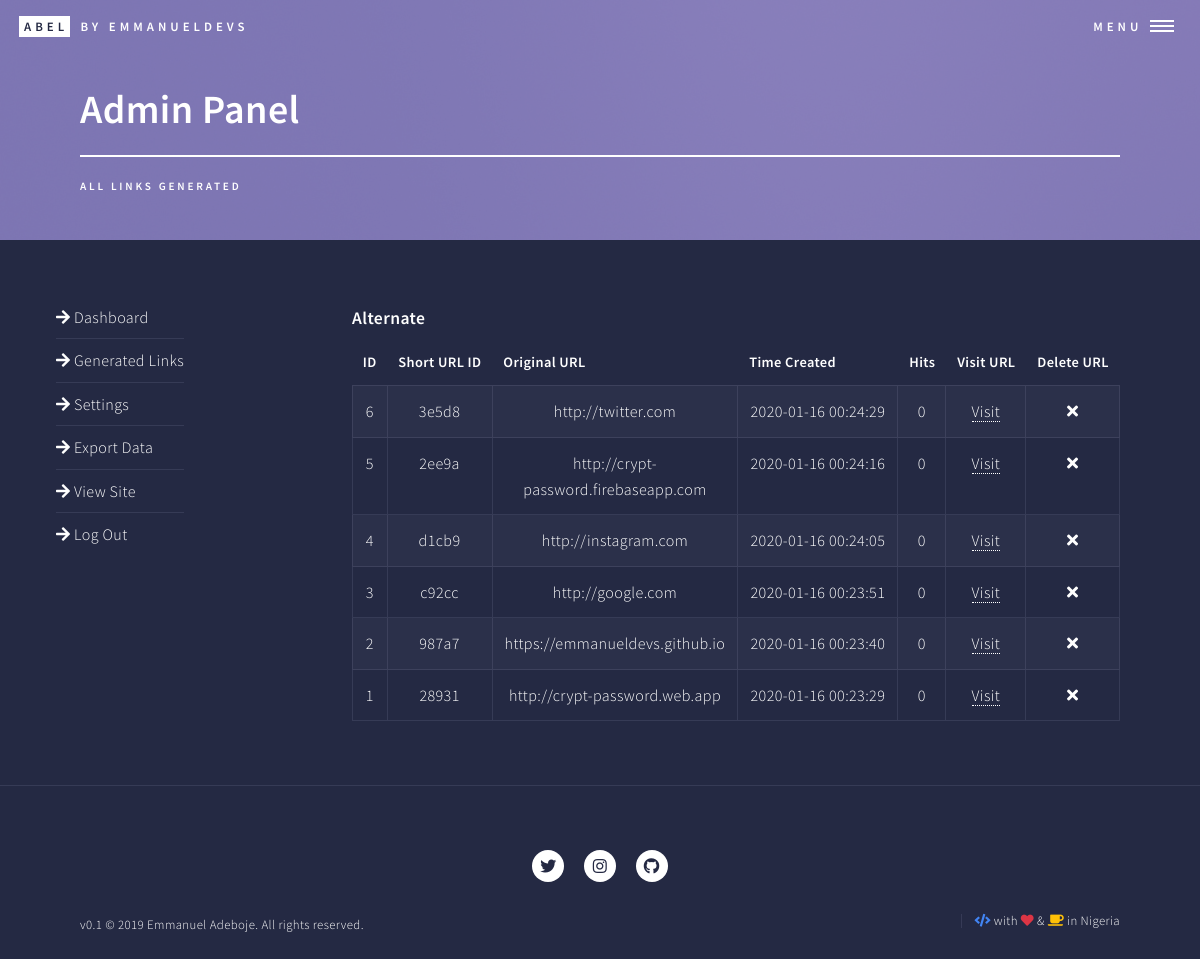
The page /admin/links.php on the database its author committed.
### tables this page shows
CREATE TABLE `sm_shorturl` (
  `id` int(11) NOT NULL,
  `short` varchar(20) NOT NULL,
  `url` varchar(255) NOT NULL,
  `created_at` timestamp NOT NULL DEFAULT CURRENT_TIMESTAMP,
  `clicks` int(11) NOT NULL DEFAULT '0'
);

### includes/config.php (called while the page is built, shortened)
<?php
$footer = "&copy 2019 Emmanuel Adeboje. All rights reserved.";
$adminstatslimit = "300";
$version = "v0.1";
?>

### admin/links.php (the view, shortened to what this page needs)
<?php
include_once '../includes/db.php';
include_once '../includes/config.php';
?>
<!DOCTYPE HTML>
<html>
	<head>
		<link rel="stylesheet" href="../assets/css/main.css" />
	</head>
	<body class="is-preload">
			<div id="wrapper">
					<header id="header" class="alt">
						<a href="../" class="logo"><strong>Abel</strong> <span>by Emmanueldevs</span></a>
						<nav>
							<a href="#menu">Menu</a>
						</nav>
					</header>
				<section id="banner" class="style2" style="height: 15em!important;max-height: 15em;min-height: 14em;">
					<div class="inner">
						<header class="major">
                            <h1>Admin Panel</h1>
                            <p>All Links Generated</p>
						</header>
					</div>
				</section>
					<div id="main" class="alt">
						<section id="one">
							<div class="inner">
								<div class="row gtr-200">
									<div class="col-3 col-12-medium">
										<div class="row">
											<?php include ('includes/sidebar.php'); ?>
										</div>
									</div>
									<div class="col-9 col-12-medium">
										<h4>Alternate</h4>
                                        <div class="table-wrapper">
                                            <table class="alt">
                                                <thead>
                                                    <tr>
                                                    <th>ID</th>
                                                    <th>Short URL ID</th>
                                                    <th width='30'>Original URL</th>
                                                    <th>Time Created</th>
                                                    <th>Hits</th>
                                                    <th>Visit URL</th>
                                                    <th>Delete URL</th>
                                                    </tr>
                                                </thead>
                                                <tbody>
                                                <?php
                                                    $result = mysqli_query($conDB, "SELECT * FROM sm_shorturl ORDER BY id DESC LIMIT $adminstatslimit");
                                                    while($test = mysqli_fetch_array($result)){
                                                        $id = $test['id'];
                                                        $short = $test['short'];
                                                        echo "<tr align='center'>";
                                                        echo"<td>" .$test['id']."</td>";
                                                        echo"<td>" .$test['short']."</td>";
                                                        echo"<td width='30'>". $test['url']. "</td>";
                                                        echo"<td>". $test['created_at']. "</td>";
                                                        echo"<td>". $test['clicks']. "</td>";
                                                        echo"<td> <a href ='../view.php?id=$short' target='_blank'>Visit</a>";
                                                        echo"<td> <a href ='del.php?id=$id'><center><i class='fa fa-times'></i></center></a>";
                                                        echo "</tr>";
                                                    }
                                                ?>
                                                </tbody>
                                            </table>
                                        </div>
									</div>
								</div>
							</div>
						</section>
					</div>
				<?php include ('../templates/footer_tpl.php');?>
			</div>
	</body>
</html>

### admin/includes/sidebar.php
                                 <ul class="alt">
                                     <li><a href="./" class="b-b-none"><i class="fa fa-arrow-right"></i> Dashboard</a></li>
                                     <li><a href="links.php" class="b-b-none"><i class="fa fa-arrow-right"></i> Generated Links</a></li>
	<li><a href="settings.php" class="b-b-none"><i class="fa fa-arrow-right"></i> Settings</a></li>
	<li><a href="export.php" class="b-b-none"><i class="fa fa-arrow-right"></i> Export Data</a></li>
	<li><a href="../" target="_blank" class="b-b-none"><i class="fa fa-arrow-right"></i> View Site</a></li>
	<li><a href="logout.php" class="b-b-none"><i class="fa fa-arrow-right"></i> Log Out</a></li>
</ul>

### templates/footer_tpl.php
<footer id="footer">
	<div class="inner">
		<ul class="icons icons-center">
			<li><a href="#" class="icon brands alt fa-twitter"><span class="label">Twitter</span></a></li>
			<li><a href="#" class="icon brands alt fa-instagram"><span class="label">Instagram</span></a></li>
			<li><a href="#" class="icon brands alt fa-github"><span class="label">GitHub</span></a></li>
		</ul>
		<ul class="copyright">
			<li class="text-white"><?=$version;?> <?=$footer;?></li><li class="f-f-r text-white"><i class="text-info fa fa-code"></i> with <i class="text-danger fa fa-heart"></i> &amp; <i class="text-warning fa fa-coffee"></i>
			<span>in Nigeria</span></li>
		</ul>
	</div>
</footer>

### rows shown on the page
sm_shorturl: id "6", short "3e5d8", url "http://twitter.com", created_at "2020-01-16 00:24:29", clicks "0"
sm_shorturl: id "5", short "2ee9a", url "http://crypt-password.firebaseapp.com", created_at "2020-01-16 00:24:16", clicks "0"
sm_shorturl: id "4", short "d1cb9", url "http://instagram.com", created_at "2020-01-16 00:24:05", clicks "0"
sm_shorturl: id "3", short "c92cc", url "http://google.com", created_at "2020-01-16 00:23:51", clicks "0"
sm_shorturl: id "2", short "987a7", url "https://emmanueldevs.github.io", created_at "2020-01-16 00:23:40", clicks "0"
sm_shorturl: id "1", short "28931", url "http://crypt-password.web.app", created_at "2020-01-16 00:23:29", clicks "0"

### other values the page prints
$version "v0.1"
$footer "© 2019 Emmanuel Adeboje. All rights reserved."
